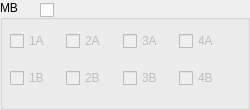
        <widget class="QGroupBox" name="groupBox_4">
         <property name="minimumSize">
          <size>
           <width>250</width>
           <height>110</height>
          </size>
         </property>
         <property name="maximumSize">
          <size>
           <width>250</width>
           <height>110</height>
          </size>
         </property>
         <property name="styleSheet">
          <string notr="true">font: 10pt &quot;MS Shell Dlg 2&quot;;</string>
         </property>
         <property name="title">
          <string>MB</string>
         </property>
         <widget class="QWidget" name="horizontalLayoutWidget_3">
          <property name="geometry">
           <rect>
            <x>10</x>
            <y>20</y>
            <width>219</width>
            <height>80</height>
           </rect>
          </property>
          <property name="styleSheet">
           <string notr="true">font: 10pt &quot;MS Shell Dlg 2&quot;;</string>
          </property>
          <layout class="QHBoxLayout" name="horizontalLayout_17">
           <item>
            <layout class="QVBoxLayout" name="verticalLayout_13">
             <item>
              <widget class="QCheckBox" name="checkBox_1A_3">
               <property name="enabled">
                <bool>false</bool>
               </property>
               <property name="styleSheet">
                <string notr="true">font: 10pt &quot;MS Shell Dlg 2&quot;;</string>
               </property>
               <property name="text">
                <string>1A</string>
               </property>
              </widget>
             </item>
             <item>
              <widget class="QCheckBox" name="checkBox_1B_3">
               <property name="enabled">
                <bool>false</bool>
               </property>
               <property name="styleSheet">
                <string notr="true">font: 10pt &quot;MS Shell Dlg 2&quot;;</string>
               </property>
               <property name="text">
                <string>1B</string>
               </property>
              </widget>
             </item>
            </layout>
           </item>
           <item>
            <layout class="QVBoxLayout" name="verticalLayout_14">
             <item>
              <widget class="QCheckBox" name="checkBox_2A_3">
               <property name="enabled">
                <bool>false</bool>
               </property>
               <property name="styleSheet">
                <string notr="true">font: 10pt &quot;MS Shell Dlg 2&quot;;</string>
               </property>
               <property name="text">
                <string>2A</string>
               </property>
              </widget>
             </item>
             <item>
              <widget class="QCheckBox" name="checkBox_2B_3">
               <property name="enabled">
                <bool>false</bool>
               </property>
               <property name="styleSheet">
                <string notr="true">font: 10pt &quot;MS Shell Dlg 2&quot;;</string>
               </property>
               <property name="text">
                <string>2B</string>
               </property>
              </widget>
             </item>
            </layout>
           </item>
           <item>
            <layout class="QVBoxLayout" name="verticalLayout_15">
             <item>
              <widget class="QCheckBox" name="checkBox_3A_3">
               <property name="enabled">
                <bool>false</bool>
               </property>
               <property name="styleSheet">
                <string notr="true">font: 10pt &quot;MS Shell Dlg 2&quot;;</string>
               </property>
               <property name="text">
                <string>3A</string>
               </property>
              </widget>
             </item>
             <item>
              <widget class="QCheckBox" name="checkBox_3B_3">
               <property name="enabled">
                <bool>false</bool>
               </property>
               <property name="styleSheet">
                <string notr="true">font: 10pt &quot;MS Shell Dlg 2&quot;;</string>
               </property>
               <property name="text">
                <string>3B</string>
               </property>
              </widget>
             </item>
            </layout>
           </item>
           <item>
            <layout class="QVBoxLayout" name="verticalLayout_16">
             <item>
              <widget class="QCheckBox" name="checkBox_4A_3">
               <property name="enabled">
                <bool>false</bool>
               </property>
               <property name="styleSheet">
                <string notr="true">font: 10pt &quot;MS Shell Dlg 2&quot;;</string>
               </property>
               <property name="text">
                <string>4A</string>
               </property>
              </widget>
             </item>
             <item>
              <widget class="QCheckBox" name="checkBox_4B_3">
               <property name="enabled">
                <bool>false</bool>
               </property>
               <property name="styleSheet">
                <string notr="true">font: 10pt &quot;MS Shell Dlg 2&quot;;</string>
               </property>
               <property name="text">
                <string>4B</string>
               </property>
              </widget>
             </item>
            </layout>
           </item>
          </layout>
         </widget>
         <widget class="QCheckBox" name="checkBox_MB">
          <property name="geometry">
           <rect>
            <x>40</x>
            <y>0</y>
            <width>30</width>
            <height>20</height>
           </rect>
          </property>
          <property name="styleSheet">
           <string notr="true">font: 10pt &quot;MS Shell Dlg 2&quot;;</string>
          </property>
          <property name="text">
           <string/>
          </property>
         </widget>
        </widget>
